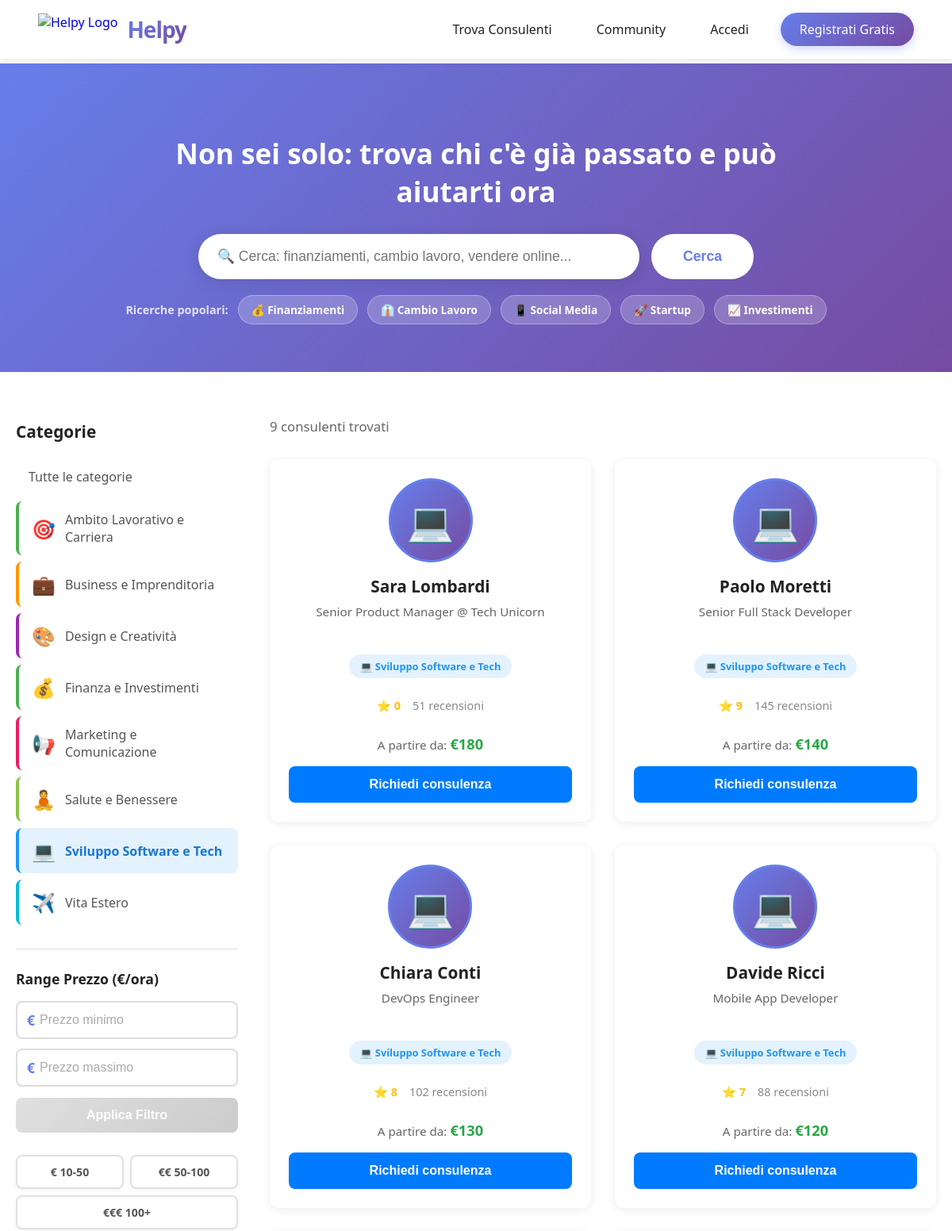
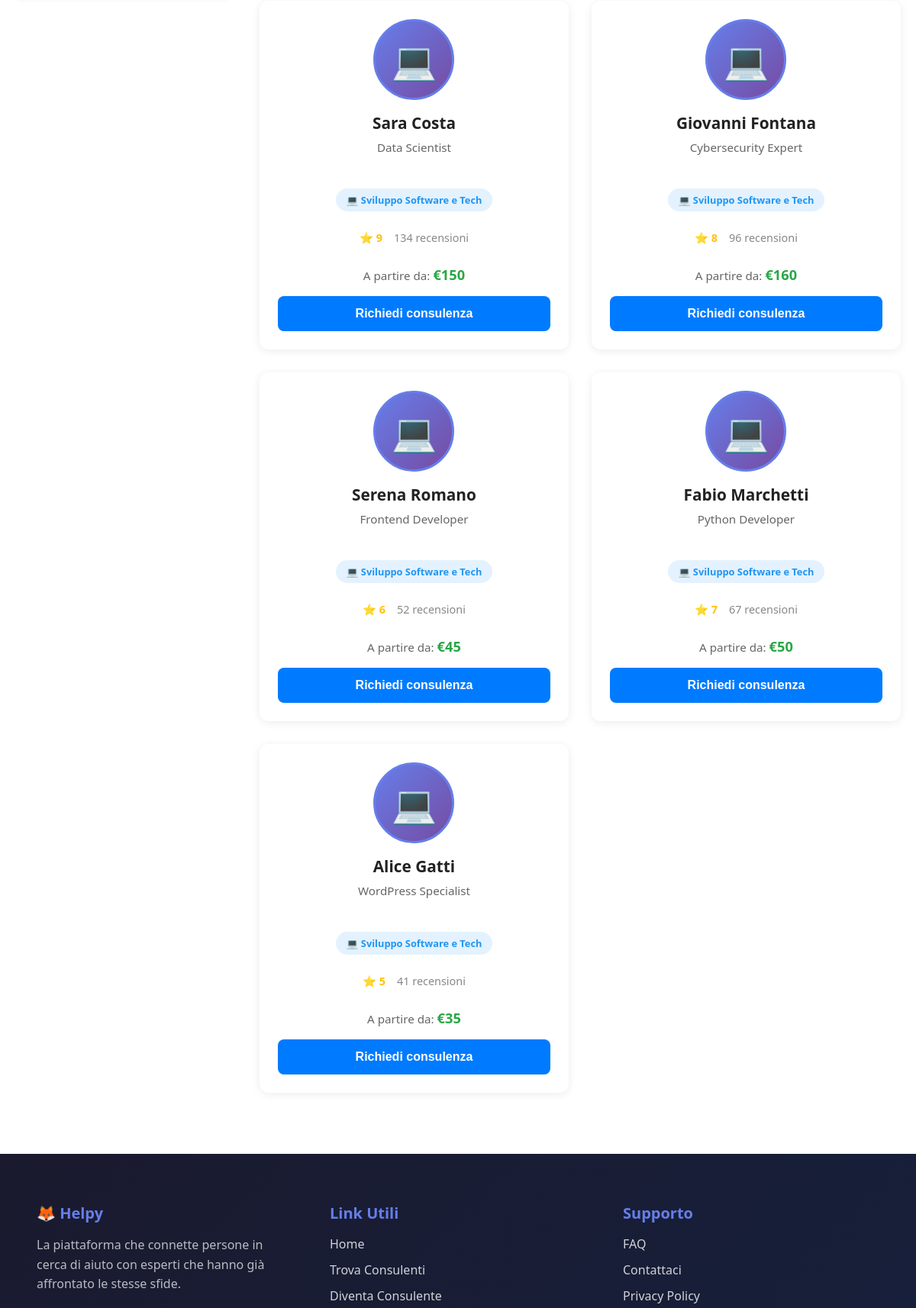
Page /consultants?category=2 (upper part) on the earlier database version (2 pictures, top to bottom).
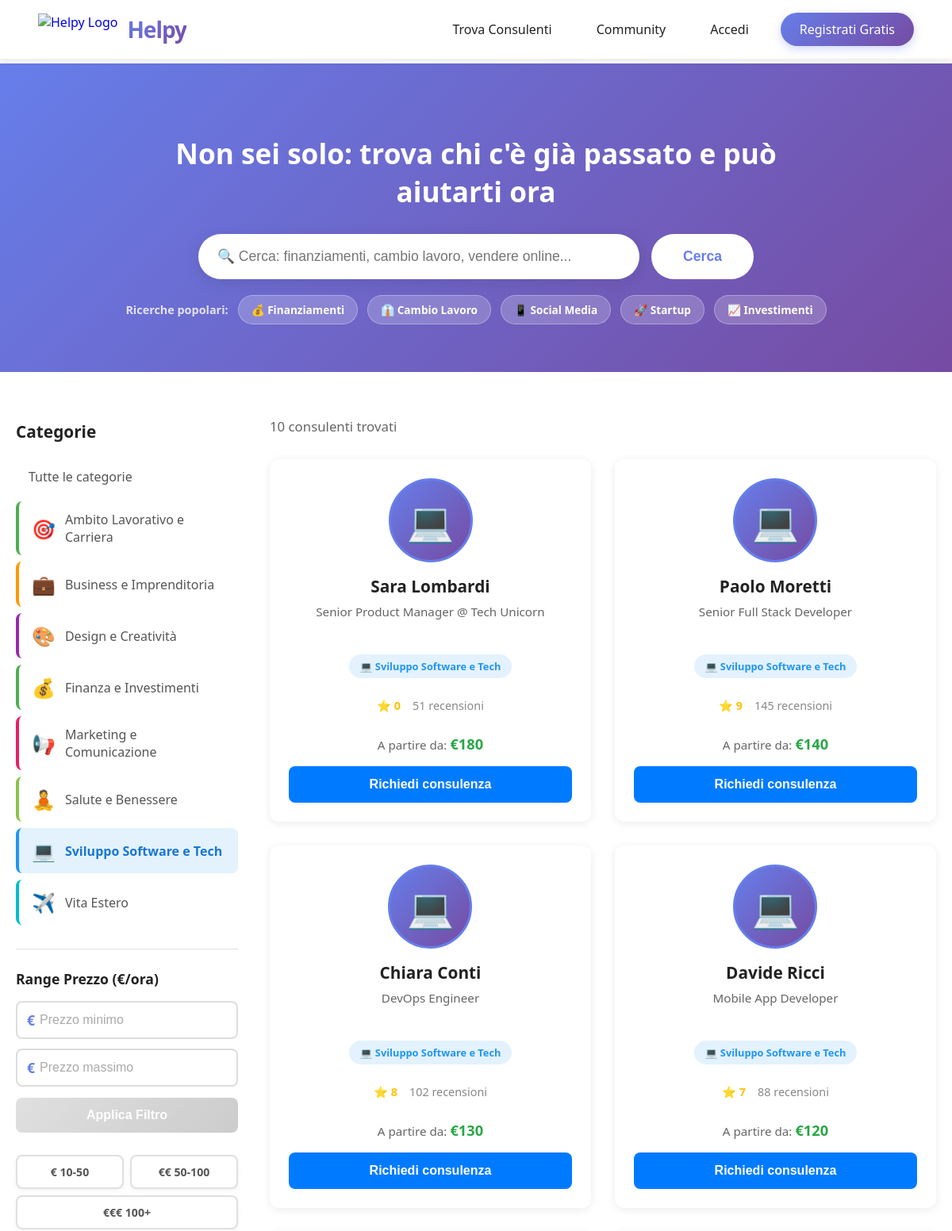
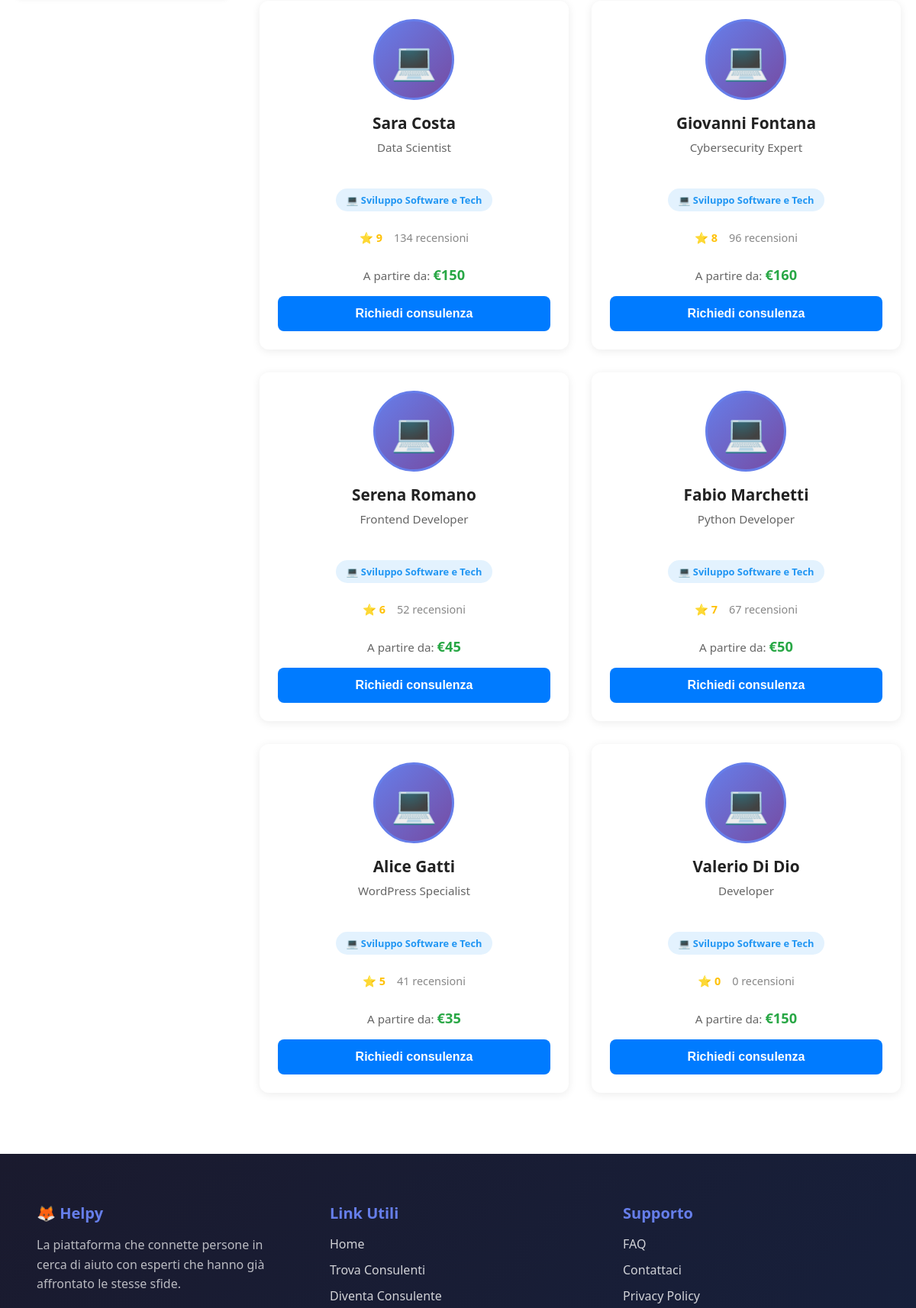
Same page on the later database version (2 pictures, top to bottom).
### app/models.py (models this page shows)
class Category(SQLModel, table=True):
    id: Optional[int] = Field(default=None, primary_key=True)
    name: str = Field(unique=True, index=True)
    slug: str = Field(unique=True, index=True)
    icon: Optional[str] = Field(default="🎯")
    description: Optional[str] = Field(default=None)
    target: Optional[str] = Field(default=None)
    color: Optional[str] = Field(default="#4CAF50")

class User(SQLModel, table=True):
    __tablename__ = "user"
    id: Optional[int] = Field(default=None, primary_key=True)
    email: str = Field(unique=True, index=True)
    password_md5: str
    nome: Optional[str] = None
    cognome: Optional[str] = None
    professione: Optional[str] = None
    category_id: Optional[int] = Field(default=None, foreign_key="category.id")
    profile_picture: Optional[str] = None
    prezzo_consulenza: Optional[int] = None
    consulenze_vendute: int = Field(default=0)
    consulenze_acquistate: int = Field(default=0)
    bollini: int = Field(default=0)
    descrizione: Optional[str] = None
    aree_interesse: Optional[str] = None
    confirmed: int = Field(default=0)
    confirmation_code: Optional[str] = None
    is_verified: bool = Field(default=False)
    user_type_id: int = Field(default=1)  # 1=Utente, 2=Verificatore, 3=Amministratore
    created_at: Optional[datetime] = Field(default_factory=datetime.utcnow)

### app/routes/consultants.py (the view)
@router.get("/consultants", response_class=HTMLResponse)
async def consultants_page(
    request: Request,
    category: Optional[int] = Query(None),
    search: Optional[str] = Query(None),
    min_price: Optional[float] = Query(None),
    max_price: Optional[float] = Query(None),
    page: int = Query(1, ge=1)
):
    try:
        current_user = verify_token(request)
        with get_session() as session:
            categories = session.exec(
                select(Category).order_by(Category.name)
            ).all()
            query_stmt = select(User)
            if category:
                query_stmt = query_stmt.where(User.category_id == category)
            if min_price is not None and min_price >= 10:
                query_stmt = query_stmt.where(User.prezzo_consulenza >= min_price)
            if max_price is not None and max_price >= 10:
                query_stmt = query_stmt.where(User.prezzo_consulenza <= max_price)
            keywords = []
            expanded_keywords = []
            if search:
                keywords = clean_search_query(search)
                expanded_keywords = expand_with_skills(keywords)
                logger.info(
                    f"🔍 Search: '{search}'\n"
                    f"   Keywords: {keywords}\n"
                    f"   Expanded: {expanded_keywords[:15]}..."  # Primi 15 per brevità
                )
                if expanded_keywords:
                    search_conditions = []
                    for keyword in expanded_keywords:
                        keyword_pattern = f"%{keyword}%"
                        search_conditions.append(
                            or_(
                                User.nome.ilike(keyword_pattern),
                                User.cognome.ilike(keyword_pattern),
                                User.professione.ilike(keyword_pattern),
                                User.descrizione.ilike(keyword_pattern),
                                and_(
                                    User.aree_interesse.isnot(None),
                                    User.aree_interesse.ilike(keyword_pattern)
                                )
                            )
                        )
                    query_stmt = query_stmt.where(or_(*search_conditions))
            all_results = session.exec(query_stmt).all()
            if search and keywords:
                scored_results = [
                    (user, calculate_relevance_score(user, keywords, expanded_keywords))
                    for user in all_results
                ]
                scored_results.sort(key=lambda x: x[1], reverse=True)
                logger.info("🏆 Top 5 scores:")
                for user, score in scored_results[:5]:
                    logger.info(f"   {user.nome} {user.cognome}: {score:.1f} pts")
                consultants = [user for user, _ in scored_results]
            else:
                consultants = all_results
            total_count = len(consultants)
            per_page = 12
            offset = (page - 1) * per_page
            total_pages = max(1, (total_count + per_page - 1) // per_page)
            consultants = consultants[offset:offset + per_page]
            enriched_consultants = []
            for user in consultants:
                user_data = {
                    'id': user.id,
                    'nome': user.nome,
                    'cognome': user.cognome,
                    'professione': user.professione,
                    'profile_picture': user.profile_picture,
                    'prezzo_consulenza': user.prezzo_consulenza,
                    'bollini': user.bollini,
                    'consulenze_vendute': user.consulenze_vendute,
                    'category': None
                }
                if user.category_id:
                    cat = session.get(Category, user.category_id)
                    if cat:
                        user_data['category'] = cat
                enriched_consultants.append(user_data)
            logger.info(
                f"📊 Results: {total_count} found, page {page}/{total_pages}"
                f"{f', category: {category}' if category else ''}"
                f"{f', search: {search}' if search else ''}"
            )
            return request.app.state.templates.TemplateResponse(
                "consultants.html",
                {
                    "request": request,
                    "user": current_user,  # ⚠️ Mantenuto per compatibilità
                    "current_user": current_user,  # ✅ Aggiunto per navbar
                    "consultants": enriched_consultants,
                    "categories": categories,
                    "selected_category": category,
                    "search_query": search or '',
                    "min_price": min_price,
                    "max_price": max_price,
                    "current_page": page,
                    "total_pages": total_pages,
                    "total_count": total_count
                }
            )
    except Exception as e:
        logger.error(f"❌ Error loading consultants page: {e}", exc_info=True)
        try:
            with get_session() as session:
                categories = session.exec(select(Category).order_by(Category.name)).all()
        except:
            categories = []
        return request.app.state.templates.TemplateResponse(
            "consultants.html",
            {
                "request": request,
                "user": None,  # ⚠️ Mantenuto per compatibilità
                "current_user": None,  # ✅ Aggiunto per navbar
                "consultants": [],
                "categories": categories,
                "selected_category": None,
                "search_query": '',
                "min_price": None,
                "max_price": None,
                "current_page": 1,
                "total_pages": 1,
                "total_count": 0
            }
        )

### app/templates/consultants.html (shortened to what the changed rows need)
{% extends "base.html" %}
{% block extra_css %}
<link rel="stylesheet" href="/static/consultants.css">
{% endblock %}
{% block content %}
    <section class="search-hero">
        <div class="search-container">
            <h1>Non sei solo: trova chi c'è già passato e può aiutarti ora</h1>
        </div>
    </section>
    <div class="consultants-container">
        <aside class="filters-sidebar">
            <ul class="category-filters">
                {% for cat in categories %}
                <li>
                    <a href="/consultants?category={{ cat.id }}{% if min_price %}&min_price={{ min_price }}{% endif %}{% if max_price %}&max_price={{ max_price }}{% endif %}{% if search_query %}&search={{ search_query }}{% endif %}"
                       class="{% if selected_category == cat.id %}active{% endif %}"
                       style="border-left: 4px solid {{ cat.color }};">
                        <span class="category-icon">{{ cat.icon }}</span>
                        {{ cat.name }}
                    </a>
                </li>
                {% endfor %}
            </ul>
        </aside>
        <main class="consultants-main">
            <div class="results-header">
                <p>{{ total_count }} consulenti trovati</p>
            </div>
            <div class="consultants-grid">
                {% for item in consultants %}
                <div class="consultant-card">
                    <a href="/user/{{ item.id }}" class="card-link">
                        {% if item.profile_picture %}
                        <img src="{{ item.profile_picture }}" alt="{{ item.nome }}" class="consultant-avatar">
                        {% else %}
                        <div class="consultant-avatar-default">
                            {{ item.category.icon if item.category else '👤' }}
                        </div>
                        {% endif %}
                        <h3>{{ item.nome }} {{ item.cognome or '' }}</h3>
                        <p class="profession">{{ item.professione or 'Consulente' }}</p>
                        {% if item.category %}
                        <span class="category-badge" style="background: {{ item.category.color }}20; color: {{ item.category.color }};">
                            {{ item.category.icon }} {{ item.category.name }}
                        </span>
                        {% endif %}
                        <div class="consultant-stats">
                            <span class="rating">⭐ {{ item.bollini }}</span>
                            <span class="reviews">{{ item.consulenze_vendute }} recensioni</span>
                        </div>
                        {% if item.prezzo_consulenza %}
                        <div class="price">A partire da: <strong>€{{ item.prezzo_consulenza }}</strong></div>
                        {% endif %}
                    </a>
                    <button class="btn-consult">Richiedi consulenza</button>
                </div>
                {% endfor %}
            </div>
        </main>
    </div>
{% endblock %}

Differences in the rows shown:
now on this page (row edited): User: category "💻", nome "Valerio", cognome "Di Dio", professione "Developer", category.icon "💻", category.name "Sviluppo Software e Tech", bollini "0", consulenze_vendute "0", prezzo_consulenza "150"
Other differences:
{{ total_count }}: "9" → "10"
